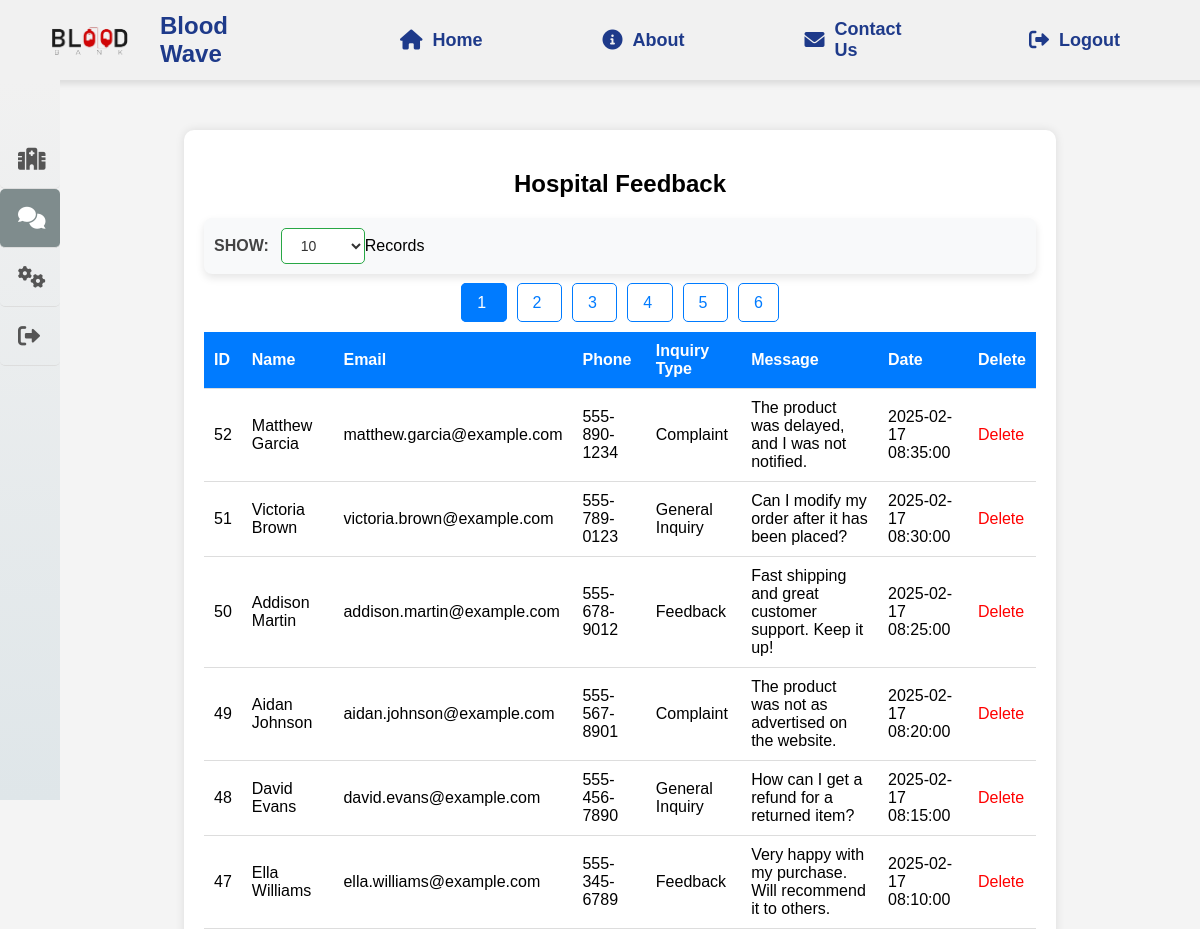
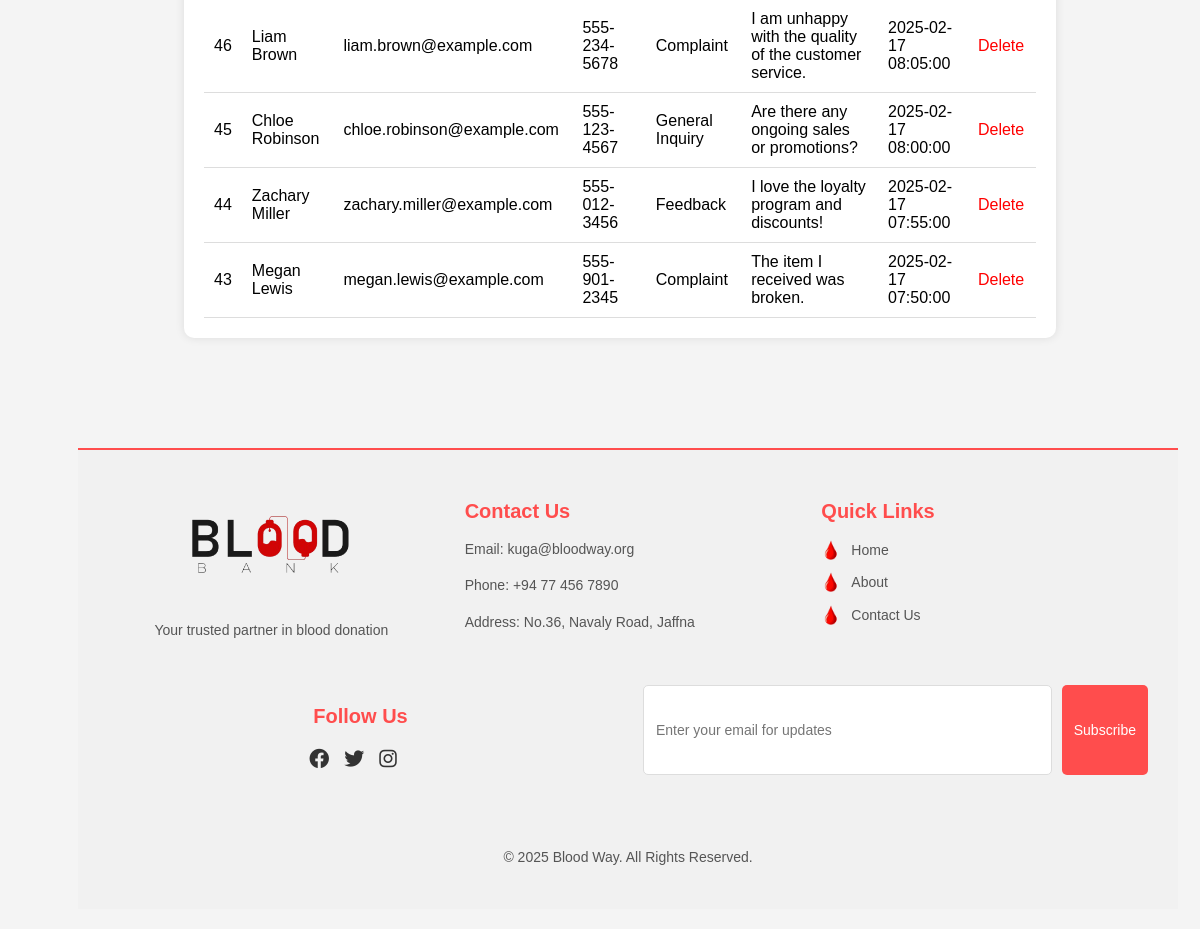
Page /view_feedback.php (signed in) on the committed database (2 pictures, top to bottom).
### tables this page shows
CREATE TABLE `contact` (
  `id` int(11) NOT NULL,
  `name` varchar(255) NOT NULL,
  `email` varchar(255) NOT NULL,
  `phone` varchar(20) DEFAULT NULL,
  `inquiry_type` varchar(100) NOT NULL,
  `message` text NOT NULL,
  `submitted_at` timestamp NOT NULL DEFAULT current_timestamp()
);

### view_feedback.php (the view, shortened to what this page needs)
<?php
include 'config/db.php';
$default_limit = 10;
$limit_options = ['All',10, 25, 50, 100, 500,1000];
$limit = isset($_GET['limit']) && in_array($_GET['limit'], $limit_options) ? $_GET['limit'] : $default_limit;
if ($limit === 'All') {
    $query = "SELECT COUNT(*) as total FROM contact";
    $result = mysqli_query($conn, $query);
    $row = mysqli_fetch_assoc($result);
    $limit = $row['total'];
} else {
    $limit = (int)$limit;
}
$page = isset($_GET['page']) ? (int)$_GET['page'] : 1;
$offset = ($page - 1) * $limit;
$total_query = "SELECT COUNT(*) as total FROM contact";
$total_result = mysqli_query($conn, $total_query);
$total_row = mysqli_fetch_assoc($total_result);
$total_feedbacks = $total_row['total'];
$total_pages = ($limit == 0) ? 1 : ceil($total_feedbacks / $limit);
$query = "SELECT id, name, email, phone, inquiry_type, message, submitted_at FROM contact
          ORDER BY submitted_at DESC
          LIMIT $limit OFFSET $offset";
$feedback_result = mysqli_query($conn, $query);
?>
<?php include 'navbar.php'; ?>
<?php include 'sidebar.php'; ?>
<!DOCTYPE html>
<html lang="en">
<head>
</head>
<body>
<div class="content">
    <div class="container" style="overflow: scroll">
        <h2>Hospital Feedback</h2>
        <div class="pagination-container">
            <label for="recordsPerPage">Show: </label>
            <select id="recordsPerPage" name="limit" onchange="changeLimit()">
            <?php foreach ($limit_options as $option) { ?>
            <option value="<?php echo $option; ?>" <?php echo ($option == $limit || ($option === 'All' && $limit === 'all')) ? 'selected' : ''; ?>>
                <?php echo ($option === 'All') ? 'All' : $option; ?>
            </option>
            <?php } ?>
            </select> Records
        </div>
        <div class="pagination" >
                <?php for ($i = 1; $i <= $total_pages; $i++) { ?>
                    <a href="view_feedback.php?page=<?php echo $i; ?>&limit=<?php echo $limit; ?>"
                       class="<?php echo ($i == $page) ? 'active' : ''; ?>">
                        <?php echo $i; ?>
                    </a>
                <?php } ?>
            </div>
        <?php if (mysqli_num_rows($feedback_result) > 0) { ?>
            <table>
                <tr>
                    <th>ID</th>
                    <th>Name</th>
                    <th>Email</th>
                    <th>Phone</th>
                    <th>Inquiry Type</th>
                    <th>Message</th>
                    <th>Date</th>
                    <th>Delete</th>
                </tr>
                <?php while ($row = mysqli_fetch_assoc($feedback_result)) { ?>
                    <tr>
                        <td><?php echo $row['id']; ?></td>
                        <td><?php echo htmlspecialchars($row['name']); ?></td>
                        <td><?php echo htmlspecialchars($row['email']); ?></td>
                        <td><?php echo htmlspecialchars($row['phone']); ?></td>
                        <td><?php echo htmlspecialchars($row['inquiry_type']); ?></td>
                        <td><?php echo nl2br(htmlspecialchars($row['message'])); ?></td>
                        <td><?php echo $row['submitted_at']; ?></td>
                        <td><a href="delete_feedback.php?id=<?php echo $row['id']; ?>" class="det">Delete</a></td>
                    </tr>
                <?php } ?>
            </table>
        <?php } else { ?>
            <p>No feedback available.</p>
        <?php } ?>
    </div>
</div>
<div class="content2">
    <?php include 'footer.php'; ?>
</div>
</body>
</html>

### css/navbar.css (style rules this page uses)
body { margin: 0; padding: 0; }

### navbar.php (style rules this page uses)
body { margin: 0; padding: 0; }

### view_feedback.php (style rules this page uses)
.pagination-container { display: flex; align-items: center; justify-content: flex-start; margin-bottom: 20px; font-size: 16px; background-color: #f8f9fa; padding: 10px; border-radius: 8px; box-shadow: 0 4px 8px rgba(0, 0, 0, 0.1); }
.pagination-container label { font-weight: 600; margin-right: 12px; color: #444; text-transform: uppercase; }
.pagination-container select { padding: 8px 15px; font-size: 14px; border: 1px solid #28a745; border-radius: 5px; background-color: #fff; color: #333; cursor: pointer; transition: border-color 0.3s, box-shadow 0.3s; width: auto; max-width: 160px; }
.pagination-container select option { padding: 10px; font-size: 14px; }
.content { margin-left: 60px; padding: 20px 30px 10px 20px; width: calc(100% - 120px); transition: margin-left 0.3s ease-in-out; margin-top: 80px; overflow-y: hidden; }
.content2 { margin-left: 58px; width: calc(100% - 60px); transition: margin-left 0.3s ease-in-out; }
.content { transition: margin-left 0.3s ease, width 0.3s ease; }
.content2 { transition: margin-left 0.3s ease, width 0.3s ease; }
body { font-family: Arial, sans-serif; background-color: #f4f4f4; margin: 20px; }
.container { width: 80%; margin: auto; background: white; padding: 20px; border-radius: 10px; box-shadow: 0 0 10px rgba(0, 0, 0, 0.1); margin-top: 30px; margin-bottom: 100px; }
h2 { text-align: center; margin-bottom: 20px; }
table { width: 100%; border-collapse: collapse; margin-top: 20px; }
th, td { padding: 10px; text-align: left; border-bottom: 1px solid #ddd; }
th { background-color: #007BFF; color: white; }
.pagination { margin-top: 20px; text-align: center; }
.pagination a { padding: 10px 15px; margin: 5px; border: 1px solid #007BFF; color: #007BFF; text-decoration: none; border-radius: 5px; }
.pagination a.active { background-color: #007BFF; color: white; }
.det { color: red; text-decoration: none; }

### rows in the picture
contact: id "52", name "Matthew Garcia", email "matthew.garcia@example.com", phone "555-890-1234", inquiry_type "Complaint", message "The product was delayed, and I was not notified.", submitted_at "2025-02-17 08:35:00"
contact: id "51", name "Victoria Brown", email "victoria.brown@example.com", phone "555-789-0123", inquiry_type "General Inquiry", message "Can I modify my order after it has been placed?", submitted_at "2025-02-17 08:30:00"
contact: id "50", name "Addison Martin", email "addison.martin@example.com", phone "555-678-9012", inquiry_type "Feedback", message "Fast shipping and great customer support. Keep it up!", submitted_at "2025-02-17 08:25:00"
contact: id "49", name "Aidan Johnson", email "aidan.johnson@example.com", phone "555-567-8901", inquiry_type "Complaint", message "The product was not as advertised on the website.", submitted_at "2025-02-17 08:20:00"
contact: id "48", name "David Evans", email "david.evans@example.com", phone "555-456-7890", inquiry_type "General Inquiry", message "How can I get a refund for a returned item?", submitted_at "2025-02-17 08:15:00"
contact: id "47", name "Ella Williams", email "ella.williams@example.com", phone "555-345-6789", inquiry_type "Feedback", message "Very happy with my purchase. Will recommend it to others.", submitted_at "2025-02-17 08:10:00"
contact: id "46", name "Liam Brown", email "liam.brown@example.com", phone "555-234-5678", inquiry_type "Complaint", message "I am unhappy with the quality of the customer service.", submitted_at "2025-02-17 08:05:00"
contact: id "45", name "Chloe Robinson", email "chloe.robinson@example.com", phone "555-123-4567", inquiry_type "General Inquiry", message "Are there any ongoing sales or promotions?", submitted_at "2025-02-17 08:00:00"
contact: id "44", name "Zachary Miller", email "zachary.miller@example.com", phone "555-012-3456", inquiry_type "Feedback", message "I love the loyalty program and discounts!", submitted_at "2025-02-17 07:55:00"
contact: id "43", name "Megan Lewis", email "megan.lewis@example.com", phone "555-901-2345", inquiry_type "Complaint", message "The item I received was broken.", submitted_at "2025-02-17 07:50:00"

### other values in the picture
form field limit "10"
